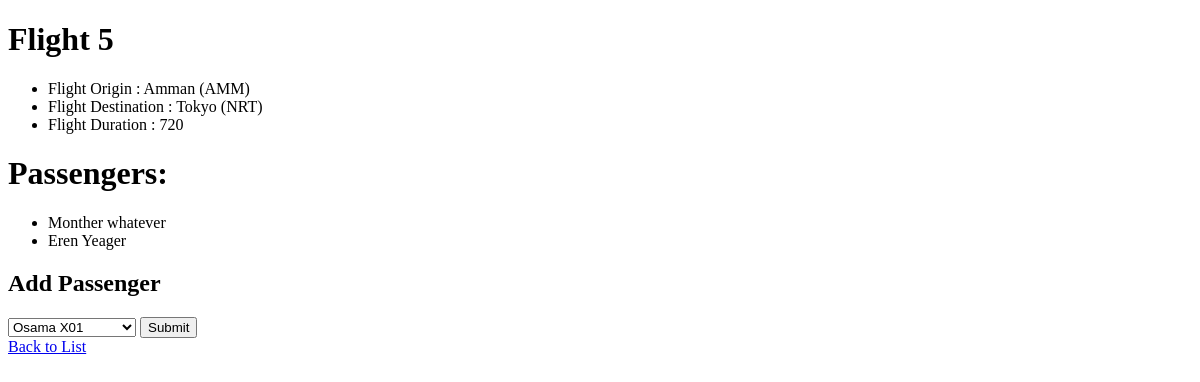
The app's page /flights/5, older data.
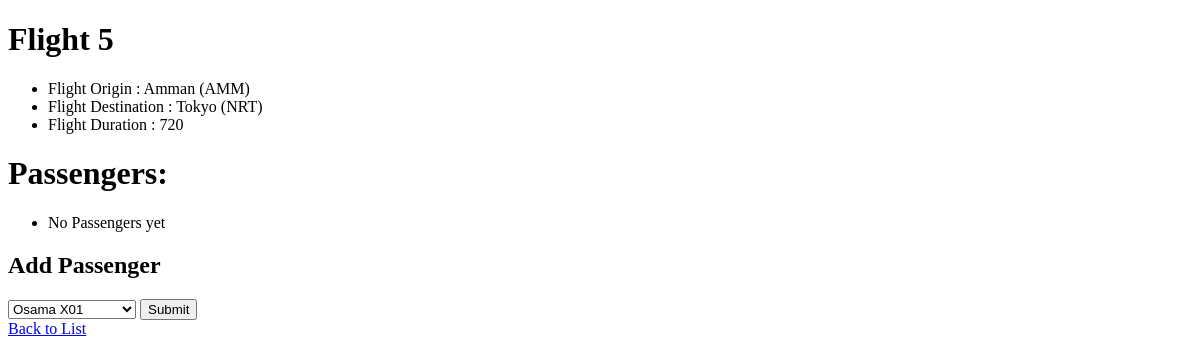
The same page, newer data.
### flights/models.py (models this page shows)
class Passengers(models.Model):
    first = models.CharField(max_length = 64)
    last = models.CharField(max_length = 64)
    flights = models.ManyToManyField(Flight, blank = True, related_name = "passengers")
    def __str__(self):
        return f"{self.first} {self.last}"

### flights/views.py (the view)
# urls.py: path('<int:flightID>', views.single, name = "single"),
def single(request, flightID):
     if Flight.objects.count() < flightID:
          return HttpResponse('Flight ID was not found :(')
     fli = Flight.objects.get(id = flightID)
     return render(request, 'flights/single.html', {
          'fli': fli,
          'AllPass': fli.passengers.all(),
          'NonPass': Passengers.objects.exclude(flights = fli).all()
     })

### flights/models.py (called while the page is built)
    def __str__(self):
        return f"{self.city} ({self.code})";

### flights/templates/flights/single.html (shortened to what this page needs)
<!DOCTYPE html>
<html>
    <head>
    </head>
    <body>
        <h1> Flight {{fli.id}} </h1>
        <ul>
            <li> Flight Origin : {{fli.origin}}  </li>
            <li> Flight Destination : {{fli.destination}}  </li>
            <li> Flight Duration : {{fli.duration}}  </li>
        </ul>
        <h1> Passengers: </h1>
        <ul>
            {% for x in AllPass %}
                <li> {{x}} </li>
            {% empty %}
                <li> No Passengers yet </li>
            {% endfor %}
        </ul>
        <h2> Add Passenger </h2>
        <form action = "{% url 'flights:book' fli.id %}", method = "post">
            <select name = "passenger">
                {% for x in  NonPass %}
                    <option value = "{{x.id}}"> {{x}} </li>
                {% endfor %}
            </select>
            <input type = "submit">
        </form>
        <a href = "{% url 'flights:index' %}"> Back to List </a>
    </body>
</html>

Row changes from the older to the newer data that the page shows:
removed Passengers: first+last "Monther whatever"
no longer on this page (row unchanged): Passengers: first+last "Eren Yeager"
Text that changed along with them:
text now shown: "No Passengers yet"
